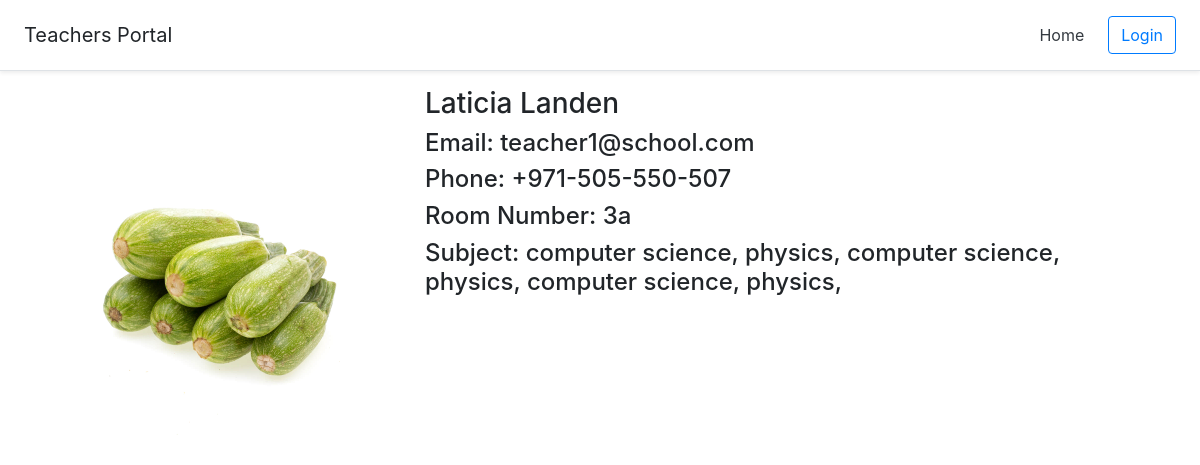
The app's page /23/, older data.
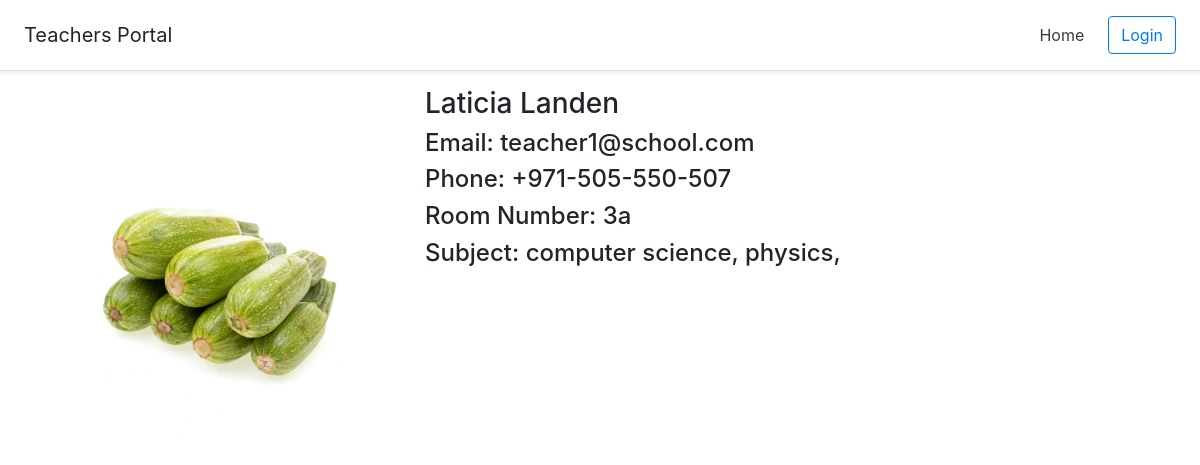
The same page, newer data.
### teacher/models.py (models this page shows, shortened)
class Teacher(models.Model):
    first_name = models.CharField(default='', max_length=250)
    last_name = models.CharField(default='', max_length=250)
    profile_picture = models.ImageField(upload_to="dp/", default='dp/None/no-img.png')
    email_address = models.EmailField(max_length=254, unique=True)
    phone_regex = RegexValidator(regex=r'^\+?1?\d{9,15}$',
        message="Phone number must be entered in the format: '+999-999-999-999'. Up to 15 digits allowed.")
    phone_number = models.CharField(validators=[phone_regex], max_length=17, blank=True)
    room_number = models.CharField(default='', max_length=250)

class TeacherSubject(models.Model):
    teacher = models.ForeignKey(
            Teacher, on_delete=models.CASCADE, related_name="subject_taught")
    subject = models.ForeignKey(Subject, on_delete=models.CASCADE)

class Subject(models.Model):
    title = models.CharField(default='', max_length=250)

### teacher/views/teacher_views.py (the view)
# urls.py: path('<int:id>/', view.teacher_detail, name="teacherdetail"),
def teacher_detail(request, id):
    teacher = Teacher.objects.get(pk=id)
    subject_taught = TeacherSubject.objects.filter(teacher=teacher)
    context = {
        'teacher': teacher,
        'subject_taught':subject_taught
    }
    return render(request, 'teacher/teacher_detail.html', context)

### teacher/templates/teacher/teacher_detail.html (shortened to what this page needs)
{% extends 'teacher/base.html' %}
{% load static %}
{% block body %}
<div class="row">
    <div class="col-md-4">
        <img src="{{teacher.profile_picture.url}}" style="width:100%">
    </div>
    <div class="col-md-8">
        <h3>{{teacher.first_name}} {{teacher.last_name}}</h3>
        <h4>Email: {{teacher.email_address}}</h4>
        <h4>Phone: {{teacher.phone_number }}</h4>
        <h4>Room Number: {{ teacher.room_number }}</h4>
        <h4>Subject: {% for subject in subject_taught %}{{subject.subject.title}}, {% endfor %}</h4>
    </div>
</div>
{% endblock %}

### teacher/templates/teacher/base.html (shortened to what this page needs)
<!doctype html>
<html>
<head>
<link href="https://stackpath.bootstrapcdn.com/bootstrap/4.5.0/css/bootstrap.min.css" rel="stylesheet">
<body>
{% block navbar %}
  <div class="d-flex flex-column flex-md-row align-items-center p-3 px-md-4 mb-3 bg-white border-bottom shadow-sm">
    <h5 class="my-0 mr-md-auto font-weight-normal">Teachers Portal</h5>
    <nav class="my-2 my-md-0 mr-md-3">
      <a class="p-2 text-dark" href="{% url 'teacher:teacherlist' %}">Home</a>
    </nav>
    {% if user.is_authenticated %}
      <a class="btn btn-outline-primary" href="{% url 'logout' %}">Logout</a>
    {% else %}
    <a class="btn btn-outline-primary" href="{% url 'login' %}">Login</a>
    {% endif %}
  </div>
{% endblock %}
<div class="container">
{% block body %}
{% endblock %}
</div>
</body>
</html>

Row changes from the older to the newer data that the page shows:
removed TeacherSubject: subject "computer science"
removed TeacherSubject: subject "physics"
removed TeacherSubject: subject "computer science"
removed TeacherSubject: subject "physics"
